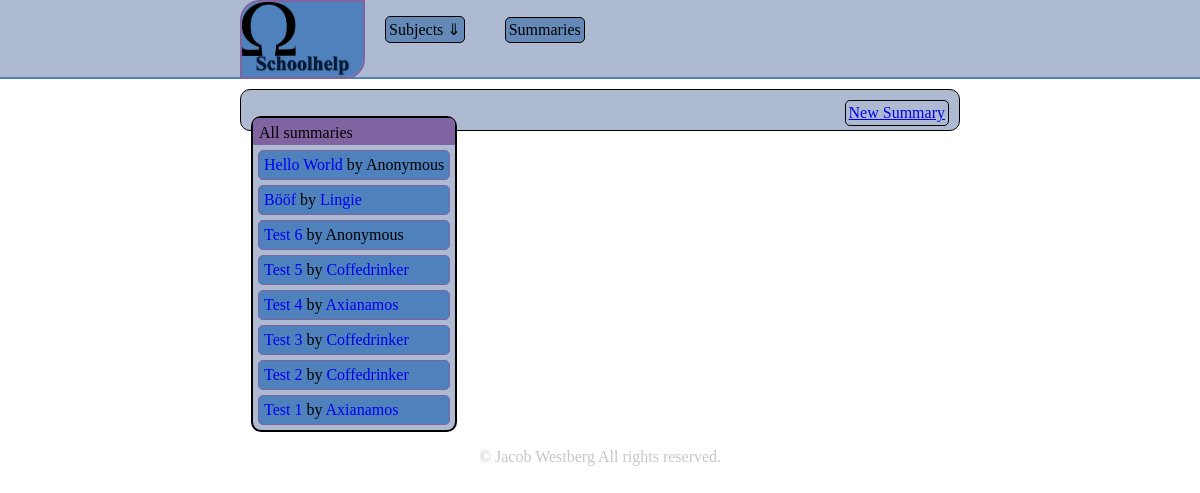
The page /summary.php on the database its author committed.
### tables this page shows
CREATE TABLE `summaries` (
  `id` int(11) NOT NULL AUTO_INCREMENT,
  `header` varchar(32) NOT NULL,
  `author` int(11) NOT NULL,
  `content` text NOT NULL,
  `date` datetime NOT NULL,
  `subject` int(11) NOT NULL,
  PRIMARY KEY (`id`)
);

CREATE TABLE `users` (
  `id` int(11) NOT NULL AUTO_INCREMENT,
  `username` varchar(32) NOT NULL,
  `karma` int(11) NOT NULL,
  PRIMARY KEY (`id`)
);

### summary.php (the view, shortened to what this page needs)
<!DOCTYPE html>
<html>
<head>
	<link rel="stylesheet" type="text/css" href="style.css"/>
</head>
<body>
<?php
 $pdo = get_pdo();
?>
<nav>
 	<a id="image" href="index.php"><img src="images/logo.jpg" alt="logo"/></a>
	<ul>
		<li>Subjects &dArr;
		</li>
	</ul>
	<a href='summary.php'>Summaries</a>
</nav>
<div class="content">
<?php
if (!empty($pdo)) {
	if (!empty($_GET)) {
		if (!empty($_GET["new_summary"])) {
?>
			<form action="summary.php" method="POST">
				<pre>* Are optional</pre>
				<label for="user_select">User:</label>
				<select name="user_select">
					<option>Anonymous</option>
					<?php
						foreach ($pdo->query("SELECT * FROM users ORDER BY username") as $row) {
							echo "<option value='{$row['id']}'>{$row['username']}</option>";
						}
					?>
				</select>
				<label for="header">Header:</label>
				<input type="text" name="header"/>
				<label for="subject">Subject:</label>
				<select name="subject">
					<?php
						foreach ($pdo->query("SELECT * FROM subjects ORDER BY name") as $row) {
							echo "<option value={$row['id']}>{$row['name']}</option>";
						}
					?>
				</select>
				<label for="content">Content:</label>
				<textarea name="content"></textarea>
				<input name="submit" type="submit"/>
			</form>
<?php
			}
		if (!empty($_GET["subject"])) {
			$subject_id = filter_input(INPUT_GET, "subject", FILTER_SANITIZE_NUMBER_INT);
			$subject_name = get_single_value($pdo,'subjects','id',$subject_id,'name');
			$_GET = null;
			echo "";
			echo "<ul>";
			echo "<li><h2>Summaries under the " . $subject_name . " subject.</h2></li>";
			foreach ($pdo->query("SELECT summaries.* , users.username ,users.id AS userid FROM summaries LEFT OUTER JOIN users ON users.id=summaries.author WHERE summaries.subject=$subject_id ORDER BY date DESC") as $row) {
				echo "<li><a href='summary.php?id={$row['id']}'>{$row['header']}</a>";
				if ($row['userid']) {
					echo " by <a href='user.php?id={$row['userid']}'>{$row['username']}</a></li>";
				}
				else {
					echo " by Anonymous</a></li>";
				}
			}
			echo "</ul>";
		}
		if (!empty($_GET['id'])){
			$summary_id = filter_input(INPUT_GET, "id", FILTER_SANITIZE_NUMBER_INT);
			$_GET = null;
			foreach ($pdo->query("SELECT summaries.* , users.username, subjects.name AS subject_name, subjects.id AS subject_id FROM summaries LEFT OUTER JOIN users ON users.id=summaries.author JOIN subjects ON summaries.subject =subjects.id WHERE summaries.id=$summary_id") as $row) {
				echo "<h1>{$row['header']}</h1>";
				if (empty($row['username'])) {
					echo "<pre>Posted by Anonymous, the {$row['date']} in <a href='?subject={$row['subject_id']}'>{$row['subject_name']}</a></pre>";
				}
				else{
					echo "<pre>Posted by {$row['username']}, the {$row['date']} in <a href='?subject={$row['subject_id']}'>{$row['subject_name']}</a></pre>";
				}
				echo "<p>{$row['content']}<p>";
			}
			echo "You are looking at summary nr." . $summary_id;
		}
	}
	else {
		echo "<ul>";
		echo "<li>All summaries</li>";
			foreach ($pdo->query("SELECT summaries.* , users.username ,users.id AS userid FROM summaries LEFT OUTER JOIN users ON users.id=summaries.author ORDER BY date DESC") as $row) {
				echo "<li><a href='summary.php?id={$row['id']}'>{$row['header']}</a>";
				if ($row['userid']) {
					echo " by <a href='user.php?id={$row['userid']}'>{$row['username']}</a></li>";
				}
				else {
					echo " by Anonymous";
				}
			}
		echo "</ul>";
		echo "<a href='?new_summary=true'>New Summary</a> ";
	}
}
else{
	echo "<p> Connection failed</p>";
}
?>
</div>
<footer id="copyright">&copy Jacob Westberg All rights reserved.</footer>
</body>
</html>

### style.css (style rules this page uses)
body { margin:0; }
nav img { float: left; margin-left:20%; margin-right: 20px; margin-bottom:0; height: 75px; border: 2px solid #8064a2; border-top-left-radius:20px; border-bottom-right-radius: 20px; }
nav ul { background-color: #6489b6; float: left; padding-left:0; list-style: none; padding: 3px; display: inline-table; overflow: hidden; border: 1px solid; border-radius: 5px; }
nav > a:not(#image) { border: 1px solid #000; background-color: #6489b6; padding: 3px; margin-left: 40px; margin-top: 17px; float: left; border-radius: 5px; text-decoration: none; color: #000; }
nav { background-color: #aebad2; height: 77px; padding-bottom: 0; border-bottom: 2px solid #4f81bd; }
.content > ul { float: left; border: 2px solid #000; background-color: #aebad2; border-radius: 10px; padding-left: 0; }
.content > ul > li { list-style: none; border: 1px solid #8064a2; background-color:#4f81bd; border-radius: 5px; padding: 5px; margin: 5px; }
.content > ul > li:first-child { background-color: #8064a2; margin:0; padding-bottom: 2px; border-bottom-right-radius: 0; border-bottom-left-radius: 0; }
.content > ul > li > a { text-decoration:none; }
.content > a { display: inline-block; float: right; padding: 3px; background-color:#aebad2; border: 1px solid #000; border-radius: 5px; }
.content { border: 1px solid #000; background-color: #aebad2; margin-left:20%; margin-right:20%; margin-top: 10px; border-radius:10px; padding: 10px; min-height: 20px; }
#copyright { clear: both; text-align: center; color:#c7c7c7; }

### rows shown on the page
summaries: header "Hello World", shows "by Anonymous"
summaries: header "Bööf", users.username "Lingie"
summaries: header "Test 6", shows "by Anonymous"
summaries: header "Test 5", users.username "Coffedrinker"
summaries: header "Test 4", users.username "Axianamos"
summaries: header "Test 3", users.username "Coffedrinker"
summaries: header "Test 2", users.username "Coffedrinker"
summaries: header "Test 1", users.username "Axianamos"
